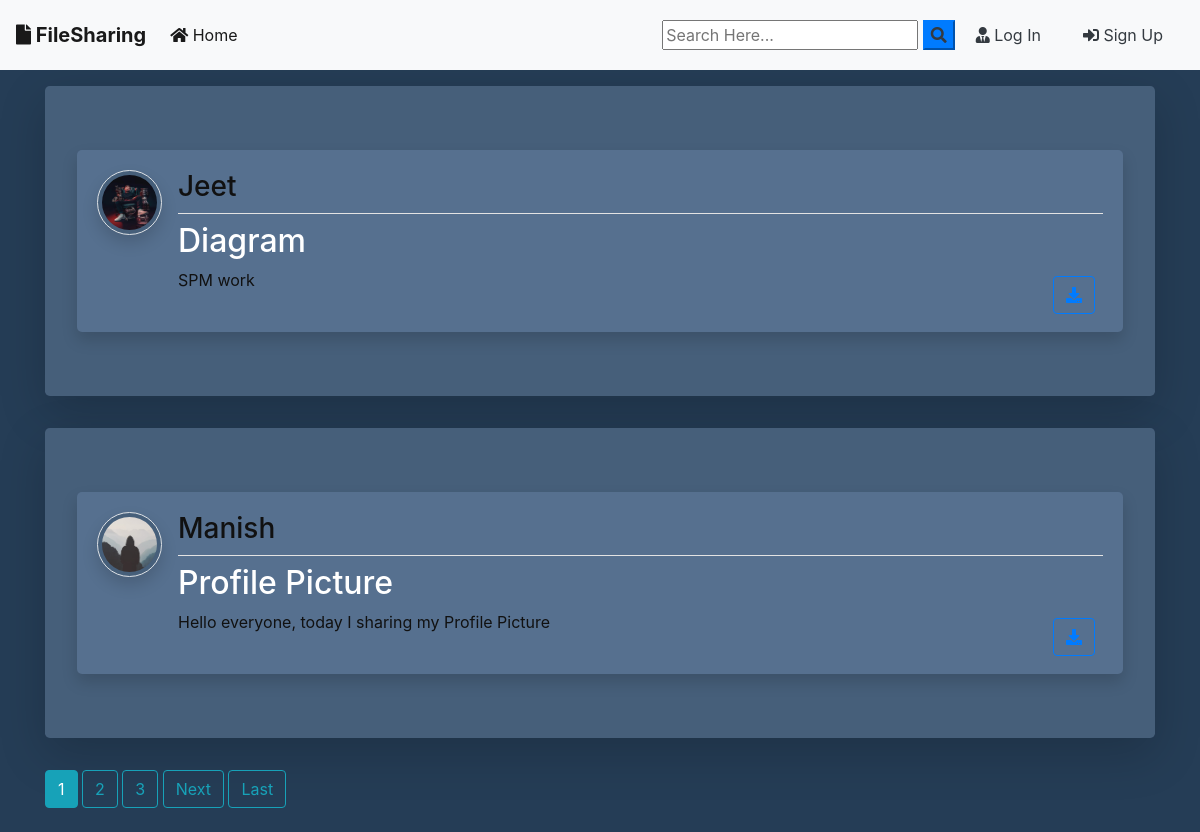
The page / on the database its author committed.
### blog/models.py (models this page shows, shortened)
class Post(models.Model):
	title = models.CharField(max_length=100)
	file = models.FileField(null=True,blank=True,upload_to='Files')
	content = models.TextField()
	date_posted = models.DateTimeField(default=timezone.now)
	author = models.ForeignKey(User, on_delete=models.CASCADE)

### users/models.py (models this page shows, shortened)
class Profile(models.Model):
    user = models.OneToOneField(User, on_delete=models.CASCADE)
    image = models.ImageField(default='default.jpg', upload_to='profile_pics')

### blog/views.py (the view)
# urls.py: path('', PostListView.as_view(), name='blog-home'),
class PostListView(ListView):
    model = Post
    template_name = 'blog/home.html'  # <app>/<model>_<viewtype>.html
    context_object_name = 'posts'
    ordering = ['-date_posted']
    paginate_by = 2

### blog/templates/blog/home.html (shortened to what this page needs)
{% extends "blog/base.html" %}
{% block content %}
    {% for post in posts %}
      <div class="jumbotron mt-3  shadow-lg" style="background: rgb(70,95,122);">
      <article class="media  shadow" style="background: rgb(86,112,143); border-radius: 5px; padding: 20px 20px 10px 20px;">
        <a href="{{ post.author.profile.image.url }} " target="_blank"> <img src="{{ post.author.profile.image.url }}  " alt="" class="article-img rounded-circle img-thumbnail img-fluid shadow" style="background: rgb(70,95,122);">
        </a>
        <div class="media-body" >
          <div class="article-metadata d-flex justify-content-between">
            <a class="mr-2 " href="{% url 'user-posts' post.author.username  %}"><h3>{{ post.author }}</h3></a>
          </div>
          <h2><a class="article-title text-justify " href="{% url 'post-detail' post.id %}">{{ post.title }}</a></h2>
          <div class="d-flex justify-content-between">
            <p class="article-content text-justify text-truncate overflow-hidden">{{ post.content }}</p>
            {% if post.file %}
          <div class="form-group mt-0 pt-0  m-2">
            <a class="btn btn-outline-primary  btn-d "  href="{{ post.file.url }}"  download type="submit"><i class="fas fa-download" ></i></a>
          </div>
          {% endif %}
          </div>
        </div>
      </article>
      </div>
    {% endfor %}
    {% if is_paginated %}
      {% for num in page_obj.paginator.page_range %}
        {% if page_obj.number == num %}
          <a class="btn btn-info mb-4" href="?page={{ num }}">{{ num }}</a>
        {% elif num > page_obj.number|add:'-3' and num < page_obj.number|add:'3' %}
          <a class="btn btn-outline-info mb-4" href="?page={{ num }}">{{ num }}</a>
        {% endif %}
      {% endfor %}
      {% if page_obj.has_next %}
        <a class="btn btn-outline-info mb-4" href="?page={{ page_obj.next_page_number }}">Next</a>
        <a class="btn btn-outline-info mb-4" href="?page={{ page_obj.paginator.num_pages }}">Last</a>
      {% endif %}
    {% endif %}
{% endblock content %}

### blog/static/blog/main.css (style rules this page uses)
body { background: #fafafa; color: #111; margin-top: 0; }
h1, h2, h3, h4, h5, h6 { color: #111; }
.article-title { color: #fff; }
.article-content { white-space: pre-line; }
.article-img { height: 65px; width: 65px; margin-right: 16px; }
.article-metadata { padding-bottom: 1px; margin-bottom: 4px; border-bottom: 1px solid #e3e3e3 }

### rows shown on the page
Post: author.profile.image (picture), author "Jeet", title "Diagram", content "SPM work"
Post: author.profile.image (placeholder picture), author "Manish", title "Profile Picture", content "Hello everyone, today I sharing my Profile Picture"

### other values the page prints
{{ num }} "1"
{{ num }} "2" "3"
